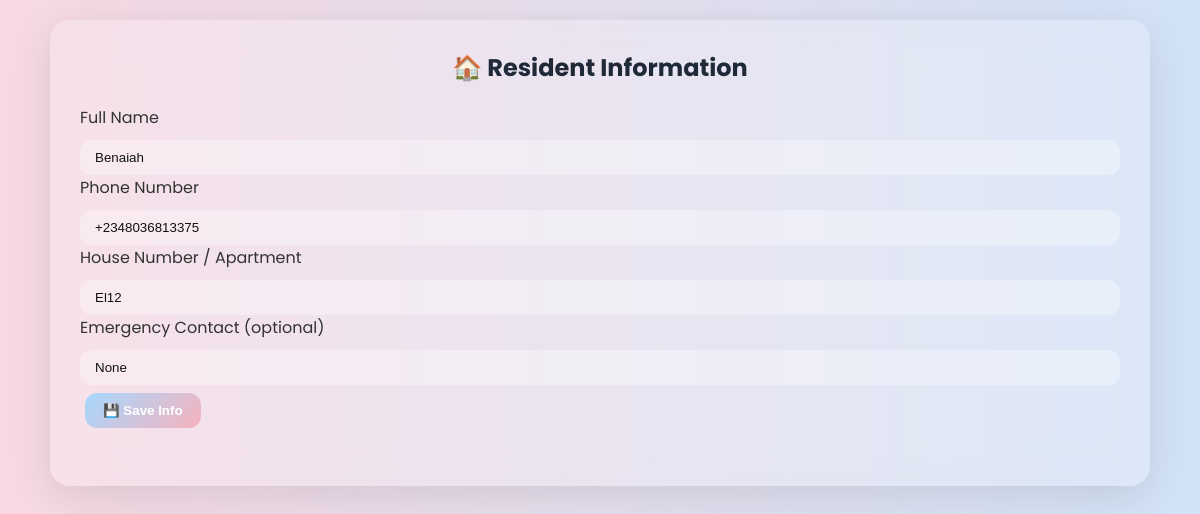
Page /resident-info (signed in) on the committed database.
### app.py (models this page shows)
class User(UserMixin, db.Model):
    id = db.Column(db.Integer, primary_key=True)
    name = db.Column(db.String(150))
    email = db.Column(db.String(150), unique=True)
    password = db.Column(db.String(200), nullable=False)
    role = db.Column(db.String(50))
    complaints = db.relationship('Complaint', backref='user', lazy=True)

class ResidentProfile(db.Model):
    id = db.Column(db.Integer, primary_key=True)
    user_id = db.Column(db.Integer, db.ForeignKey('user.id'), unique=True)
    phone = db.Column(db.String(20))
    house_number = db.Column(db.String(50))
    emergency_contact = db.Column(db.String(100))
    user = db.relationship('User', backref=db.backref('resident_profile', uselist=False))

### app.py (the view, shortened to what this page needs)
@app.route('/resident-info', methods=['GET', 'POST'])
@login_required
def resident_info():
    profile = ResidentProfile.query.filter_by(user_id=current_user.id).first()
    return render_template('resident_info.html', profile=profile)

### app.py (called while the page is built)
@login_manager.user_loader
def load_user(user_id):
    return User.query.get(int(user_id))

### templates/resident_info.html (shortened to what this page needs)
<!DOCTYPE html>
<html lang="en">
<head>
  <link rel="stylesheet" href="{{ url_for('static', filename='styles.css') }}">
</head>
<body>
  <div class="container">
    <h2 class="text-center mb-3">🏠 Resident Information</h2>
    <form method="POST">
      <div class="form-group mb-3">
        <label for="name">Full Name</label>
        <input type="text" name="name" id="name" value="{{ current_user.name }}" required>
      </div>
      <div class="form-group mb-3">
        <label for="phone">Phone Number</label>
        <input type="text" name="phone" id="phone" value="{{ profile.phone if profile else '' }}" required>
      </div>
      <div class="form-group mb-3">
        <label for="house_number">House Number / Apartment</label>
        <input type="text" name="house_number" id="house_number" value="{{ profile.house_number if profile else '' }}" required>
      </div>
      <div class="form-group mb-4">
        <label for="emergency_contact">Emergency Contact (optional)</label>
        <input type="text" name="emergency_contact" id="emergency_contact" value="{{ profile.emergency_contact if profile else '' }}">
      </div>
      <button type="submit" class="btn">💾 Save Info</button>
    </form>
  </div>
</body>
</html>

### static/styles.css (style rules this page uses)
* { box-sizing: border-box; margin: 0; padding: 0; }
body { font-family: 'Poppins', sans-serif; background: linear-gradient(to right, #f7d9e3, #d2e3f7); min-height: 100vh; padding: 20px; color: #333; }
.container { max-width: 1100px; margin: auto; padding: 30px; background: rgba(255, 255, 255, 0.2); backdrop-filter: blur(20px); -webkit-backdrop-filter: blur(20px); border-radius: 20px; box-shadow: 0 10px 40px rgba(0, 0, 0, 0.1); }
h2, h3 { color: #1f2937; text-align: center; margin-bottom: 20px; }
form { margin-bottom: 20px; }
input[type="date"], input[type="text"], input[type="email"], select, textarea { width: 100%; padding: 10px 15px; margin-top: 10px; border: none; border-radius: 12px; background: rgba(255, 255, 255, 0.3); color: #111; outline: none; }
input::placeholder { color: #555; }
button, .btn { display: inline-block; background: linear-gradient(135deg, #a5d8ff, #f7b2bd); padding: 10px 18px; color: #fff; font-weight: 600; border: none; border-radius: 12px; cursor: pointer; transition: all 0.3s ease; text-decoration: none; text-align: center; margin: 8px 5px; }

### rows in the picture
User: name "Benaiah"
ResidentProfile: phone "+2348036813375", house_number "El12", emergency_contact "None"
